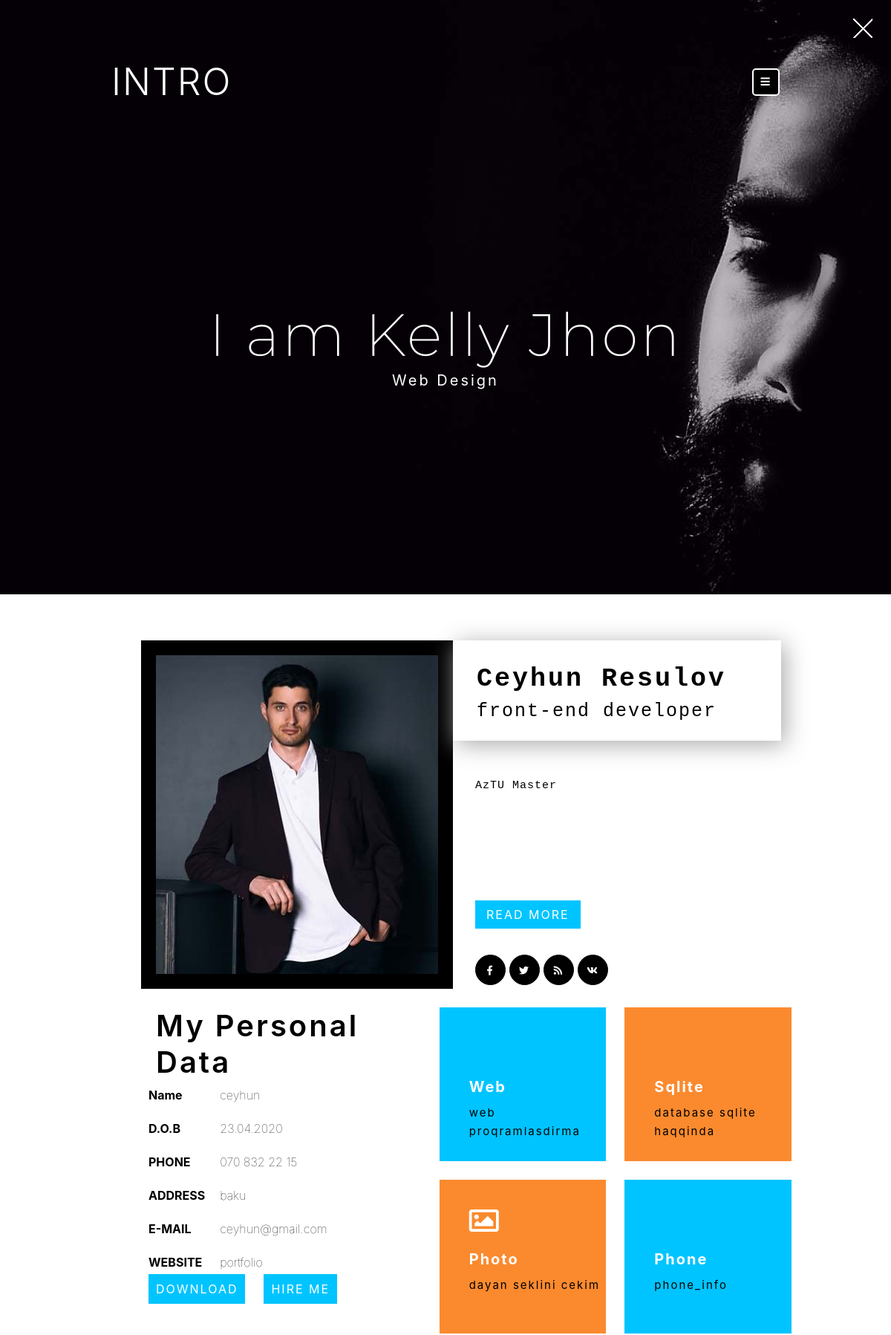
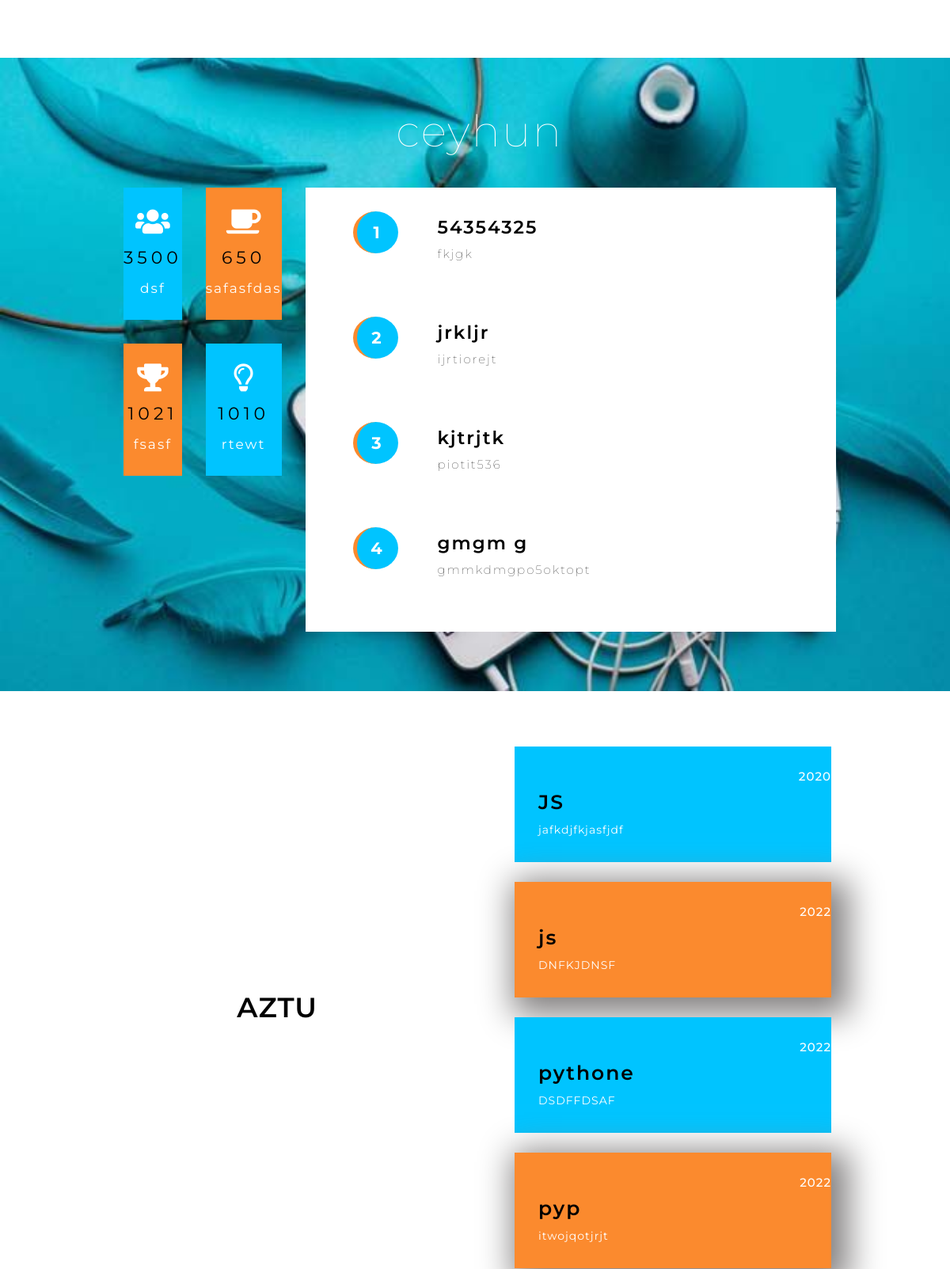
The page / (upper part) on the database its author committed (2 pictures, top to bottom).
### run.py (models this page shows)
class myData(db.Model):
    s_id = db.Column(db.Integer, primary_key=True)
    user_name=db.Column(db.String(100))
    user_work=db.Column(db.String(100))
    user_info=db.Column(db.String(300))
    user_img=db.Column(db.String(100))
    _name=db.Column(db.String(100))
    _year=db.Column(db.String(100))
    _phone=db.Column(db.String(100))
    _address=db.Column(db.String(100))
    _email=db.Column(db.String(100))
    _website=db.Column(db.String(100))
    _webdesign=db.Column(db.String(100))
    _uxdesign=db.Column(db.String(100))
    _photoshop=db.Column(db.String(100))
    _phonedesign=db.Column(db.String(100))
    web_info=db.Column(db.String(200))
    ux_info=db.Column(db.String(200))
    photo_info=db.Column(db.String(200))
    phone_info=db.Column(db.String(200))

class Service(db.Model):
    s_id = db.Column(db.Integer, primary_key=True)
    s_title=db.Column(db.String(100))
    s_clients=db.Column(db.String(100))
    s_coffe=db.Column(db.String(300))
    s_avards=db.Column(db.String(100))
    s_ideas=db.Column(db.String(100))
    work_first=db.Column(db.String(100))
    work_first_info=db.Column(db.String(100))
    work_second=db.Column(db.String(100))
    work_second_info=db.Column(db.String(100))
    work_third=db.Column(db.String(100))
    work_third_info=db.Column(db.String(100))
    work_fourth=db.Column(db.String(100))
    work_fourth_info=db.Column(db.String(100))
    service_img=db.Column(db.String(100))

class Education(db.Model):
    s_id = db.Column(db.Integer, primary_key=True)
    edu_title=db.Column(db.String(100))
    first_head=db.Column(db.String(100))
    first_year=db.Column(db.String(100))
    first_info=db.Column(db.String(300))
    second_head=db.Column(db.String(100))
    second_year=db.Column(db.String(100))
    second_info=db.Column(db.String(300))
    third_head=db.Column(db.String(100))
    third_year=db.Column(db.String(100))
    third_info=db.Column(db.String(300))
    fourth_head=db.Column(db.String(100))
    fourth_year=db.Column(db.String(100))
    fourth_info=db.Column(db.String(300))

### controllers/app/routes.py (the view)
@app.route('/', methods=['GET','POST'])
def app_index():
    datalar=myData.query.all()
    infos=Service.query.all()
    edu_infos=Education.query.all()
    exp_infos=Experience.query.all()
    gallerys=Gallery.query.all()
    return render_template('app/index.html',datalar=datalar,infos=infos,edu_infos=edu_infos,exp_infos=exp_infos,gallerys=gallerys)

### templates/app/index.html (shortened to what this page needs)
<!DOCTYPE html>
<html lang="en">
  <head>
    <link rel="stylesheet" href="/static/app/css/style.css" />
    <link
      rel="stylesheet"
      href="https://pro.fontawesome.com/releases/v5.10.0/css/all.css"
    />
  </head>
  <body>
    <section id="container">
      <a class="close" href="#dropdown" onclick="getclose()">
        <img src="/static/app/img/cross.png" alt="" />
      </a>
      <div class="container-header">
        <a class="intro" href="#">
          <h1>INTRO</h1>
        </a>
        <button class="container-header-btn">
          <a class="info-bar" href="#dropdown" onclick="dropdown()">
            <i class="fas fa-bars"></i>
          </a>
        </button>
      </div>
      <div class="container-body-user">
        <i class="fas fa-angle-left" onclick="deyis()"></i>
        <h4 class="user">I am Kelly Jhon</h4>
        <i class="fas fa-angle-right" onclick="deyis()"></i>
      </div>
      <div class="container-body-work">
        <span class="web-design">Web Design</span>
      </div>
    </section>
    <section id="container-information">
      <div class="container-information-box">
        {% for data in datalar%}
        <div class="box-left">
          <img src="/static/uploads/{{data.user_img}}" alt="" />
        </div>
        <div class="box-right">
          <div class="box-right-name">
            <h1>{{data.user_name}}</h1>
            <h4>{{data.user_work}}</h4>
          </div>
          <div class="my-info">
            <pre>{{data.user_info}}</pre>
          </div>
          <div class="btn-read-more">
            <a href="#services">READ MORE</a>
          </div>
          <ul class="box-right-sosial">
            <li>
              <a href="">
                <i class="fab fa-facebook-f"></i>
              </a>
            </li>
            <li>
              <a href="">
                <i class="fab fa-twitter"></i>
              </a>
            </li>
            <li>
              <a href="">
                <i class="fa fa-rss"></i>
              </a>
            </li>
            <li>
              <a href="">
                <i class="fab fa-vk"></i>
              </a>
            </li>
          </ul>
        </div>
        {% endfor %}
      </div>
    </section>
    <section id="personal-data">
      <div class="personal-data-grid">
        <div class="box-white">
          <div class="data-header">
            <h1>My Personal Data</h1>
          </div>
          {% for data in datalar %}
          <div class="container-data">
            <ul class="data-list-first">
              <li>Name</li>
              <li>D.O.B</li>
              <li>PHONE</li>
              <li>ADDRESS</li>
              <li>E-MAIL</li>
              <li>WEBSITE</li>
            </ul>
            <ul class="data-list-second">
              <li>{{data._name}}</li>
              <li>{{data._year}}</li>
              <li>{{data._phone}}</li>
              <li>{{data._address}}</li>
              <li>{{data._email}}</li>
              <li>{{data._website}}</li>
            </ul>
          </div>
          {% endfor %}
          <div class="link">
            <a href="">
              <span>DOWNLOAD</span>
            </a>
            <a href="">
              <span>HIRE ME</span>
            </a>
          </div>
        </div>
        {% for data in datalar %}
        <div class="box-all box-blue">
          <i class="fas fa-desktop"></i>
          <h4>{{data._webdesign}}</h4>
          <p>{{data.web_info}}</p>
        </div>
        <div class="box-all box-orange">
          <i class="fas fa-database"></i>
          <h4>{{data._uxdesign}}</h4>
          <p>{{data.ux_info}}</p>
        </div>
        <div class="box-all box-orange">
          <i class="fas fa-image"></i>
          <h4>{{data._photoshop}}</h4>
          <p>{{data.photo_info}}</p>
        </div>
        <div class="box-all box-blue">
          <i class="fa fa-mobile"></i>
          <h4>{{data._phonedesign}}</h4>
          <p>phone_info</p>
        </div>
        {% endfor %}
      </div>
    </section>
    <section id="services">
      {% for info in infos %}
      <div
        class="background"
        style="background-image: url(/static/service/{{info.service_img}});"
      >
        <div class="service-grid">
          <div class="service-header">
            <h1 class="header">{{info.s_title}}</h1>
          </div>
          <div class="service-blue">
            <i class="fas fa-users"></i>
            <span>3500</span>
            <h4>{{info.s_clients}}</h4>
          </div>
          <div class="service-orange">
            <i class="fas fa-coffee"></i>
            <span>650</span>
            <h4>{{info.s_coffe}}</h4>
          </div>
          <div class="service-white">
            <div class="white-row" style="padding: 0">
              <div>
                <a class="row-link" href="">1</a>
              </div>
              <div class="row-text">
                <h3>{{info.work_first}}</h3>
                <p>{{info.work_first_info}}</p>
              </div>
            </div>
            <div class="white-row">
              <div>
                <a class="row-link" href="">2</a>
              </div>
              <div class="row-text">
                <h3>{{info.work_second}}</h3>
                <p>{{info.work_second_info}}</p>
              </div>
            </div>
            <div class="white-row">
              <div>
                <a class="row-link" href="">3</a>
              </div>
              <div class="row-text">
                <h3>{{info.work_third}}</h3>
                <p>{{info.work_third_info}}</p>
              </div>
            </div>
            <div class="white-row">
              <div>
                <a class="row-link" href="">4</a>
              </div>
              <div class="row-text">
                <h3>{{info.work_fourth}}</h3>
                <p>{{info.work_fourth_info}}</p>
              </div>
            </div>
          </div>
          <div class="service-orange">
            <i class="fas fa-trophy"></i>
            <span>1021</span>
            <h4>{{info.s_avards}}</h4>
          </div>
          <div class="service-blue">
            <i class="far fa-lightbulb"></i>
            <span>1010</span>
            <h4>{{info.s_ideas}}</h4>
          </div>
        </div>
      </div>
      {% endfor %}
    </section>
    <section id="education">
      {% for edu in edu_infos %}
      <div class="education-grid">
        <div class="edu-white">
          <h1>{{edu.edu_title}}</h1>
        </div>
        <div class="edu-blue">
          <span>{{edu.first_year}}</span>
          <h3>{{edu.first_head}}</h3>
          <p>{{edu.first_info}}</p>
        </div>
        <div class="edu-orange">
          <span>{{edu.second_year}}</span>
          <h3>{{edu.second_head}}</h3>
          <p>{{edu.second_info}}</p>
        </div>
        <div class="edu-blue">
          <span>{{edu.third_year}}</span>
          <h3>{{edu.third_head}}</h3>
          <p>{{edu.third_info}}</p>
        </div>
        <div class="edu-orange">
          <span>{{edu.fourth_year}}</span>
          <h3>{{edu.fourth_head}}</h3>
          <p>{{edu.fourth_info}}</p>
        </div>
      </div>
      {% endfor %}
    </section>
  </body>
</html>

### rows shown on the page
myData: user_img (picture), user_name "Ceyhun Resulov", user_work "front-end developer", user_info "AzTU Master", _name "ceyhun", _year "23.04.2020", _phone "070 832 22 15", _address "baku", _email "ceyhun@gmail.com", _website "portfolio", _webdesign "Web", web_info "web proqramlasdirma", _uxdesign "Sqlite", ux_info "database sqlite haqqinda", _photoshop "Photo", photo_info "dayan seklini cekim", _phonedesign "Phone"
Service: service_img (picture), s_title "ceyhun", s_clients "dsf", s_coffe "safasfdas", work_first "54354325", work_first_info "fkjgk", work_second "jrkljr", work_second_info "ijrtiorejt", work_third "kjtrjtk", work_third_info "piotit536", work_fourth "gmgm g", work_fourth_info "gmmkdmgpo5oktopt", s_avards "fsasf", s_ideas "rtewt"
Education: edu_title "AZTU", first_year "2020", first_head "JS", first_info "jafkdjfkjasfjdf", second_year "2022", second_head "js", second_info "DNFKJDNSF", third_year "2022", third_head "pythone", third_info "DSDFFDSAF", fourth_year "2022", fourth_head "pyp", fourth_info "itwojqotjrjt"
